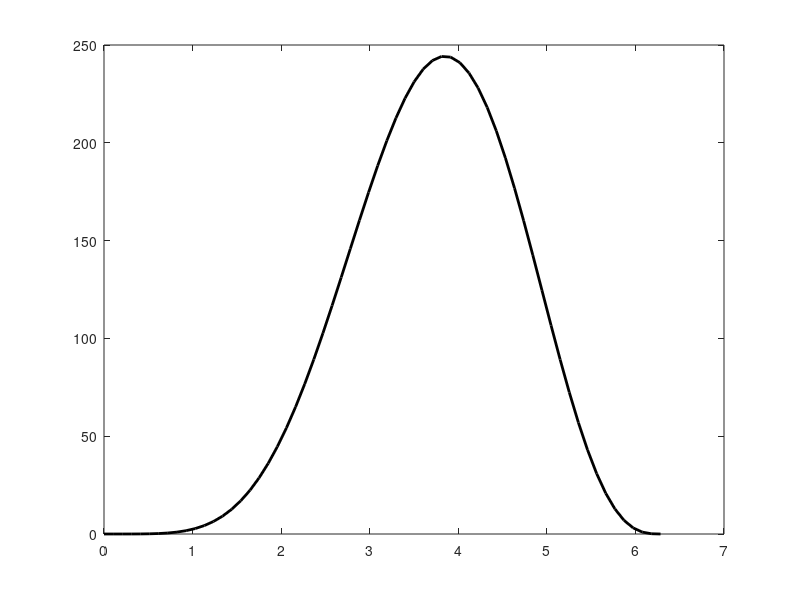
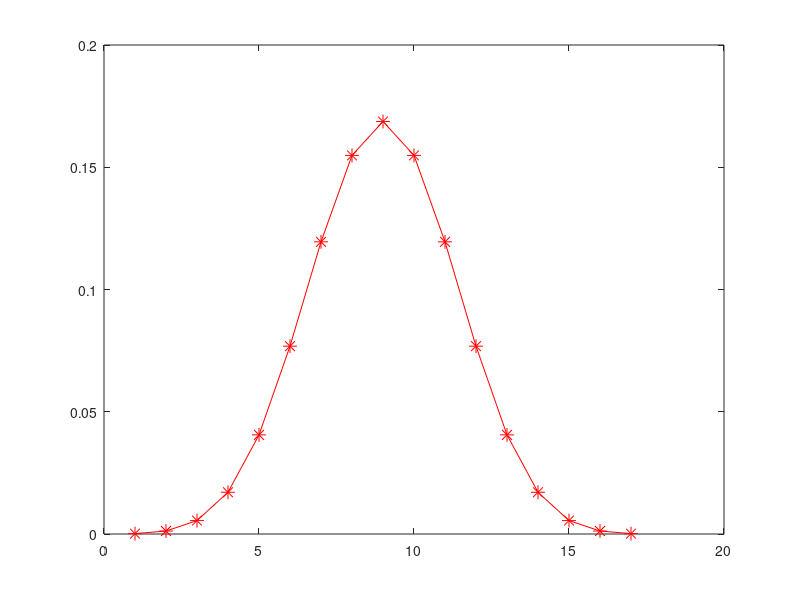
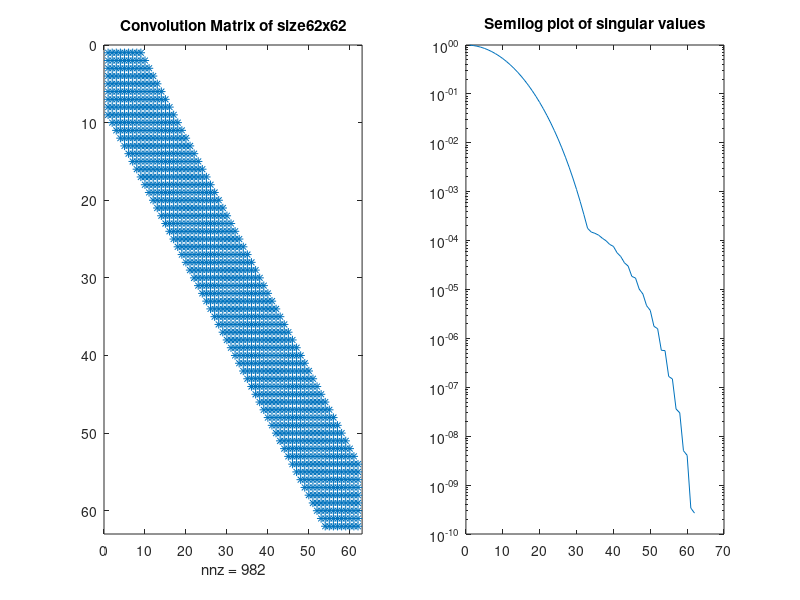
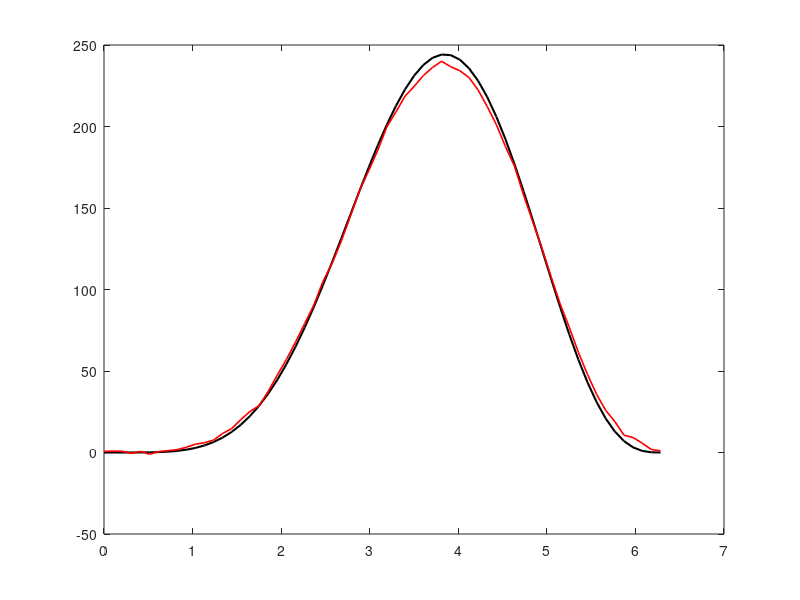

The MATLAB script that drew these images, in order:
% We experiment with the naive inversion, SVD and inversion with TSVD.




% Choose the dimension of the unknown vector 
N = 62;

% Construct the evealuation points for the signal.
x = linspace(0,2*pi,N);

% Construct the signal
f = (2*pi - x) .* x.^3 .*(1-cos(x));

% Plot this signal to get a look

figure(1)
plot(x,f,'k','LineWidth',2)


% Construct the point spread function

p = [1 1 1];

for ii = 1:3
    p = conv2(p,p);  % Autoconvolution
end

p = p/sum(p);
% Plot the Point Spread Function

figure(2)
plot(p,'r')
hold on 
plot(p,'r*','markersize',10)


% Construct the convolution matrix

A = convmtx(p,N);

% Remove the extra columns of the convolved matrix
nu = (length(p)-1)/2;

A = A(:,nu+1:end-nu);

% Compute the SVD of matrix A
[U,D,V] = svd(A);
svals = diag(D);

% Lets look at the matrix A

figure(3)
subplot(121)
spy(A)
title(['Convolution Matrix of size',num2str(size(A,1)),'x',num2str(size(A,2))])
subplot(122)
semilogy(svals)
title(['Semilog plot of singular values'])


% Compute the convolved signal that includes noise.

% First signal without noise
m = A*f(:);

% Signal with noise
mn = A*f(:) + randn(size(m));

% Plot the original signal and the convolved signal

figure(4)
clf 
plot(x,f,'k','LineWidth',1.5)
hold on
%plot(x,m,'b','LineWidth',1.8)
plot(x,mn,'r','LineWidth',1.2)



% Naive inversion

f_0 = inv(A)*mn;

% Using pseudoinverse.b

f_1 = pinv(A)*mn;

% Plot the results

figure(5)
clf
plot(x,f,'k','LineWidth',1.5)
hold on
plot(x,mn,'r','LineWidth',1.2)
plot(x,f_0,'b','LineWidth',2)
plot(x,f_1,'g','LineWidth',2.5)



% Lets truncate the singular values and do reconstruction

% Choose the value of r_alpha
D_ralpha = zeros(size(D.'));
r_alpha = 10;
dralpha = svals(1:r_alpha);
D_ralpha(1:r_alpha,1:r_alpha) = diag(1./dralpha);





% Reconstruct with TSVD

f_TSVD = V*D_ralpha*U.'*mn;

% Use pinv(A, 'tol')
f_TSVD1 = pinv(A,1E-2)*mn;
figure(6)
clf
subplot(121)
plot(x,mn,'k','LineWidth',1.5)
hold on
plot(x,f_TSVD,'b','LineWidth',2)
%plot(x,f_TSVD1,'g','LineWidth',1.8)
subplot(122)
plot(V(:,10),'k')
